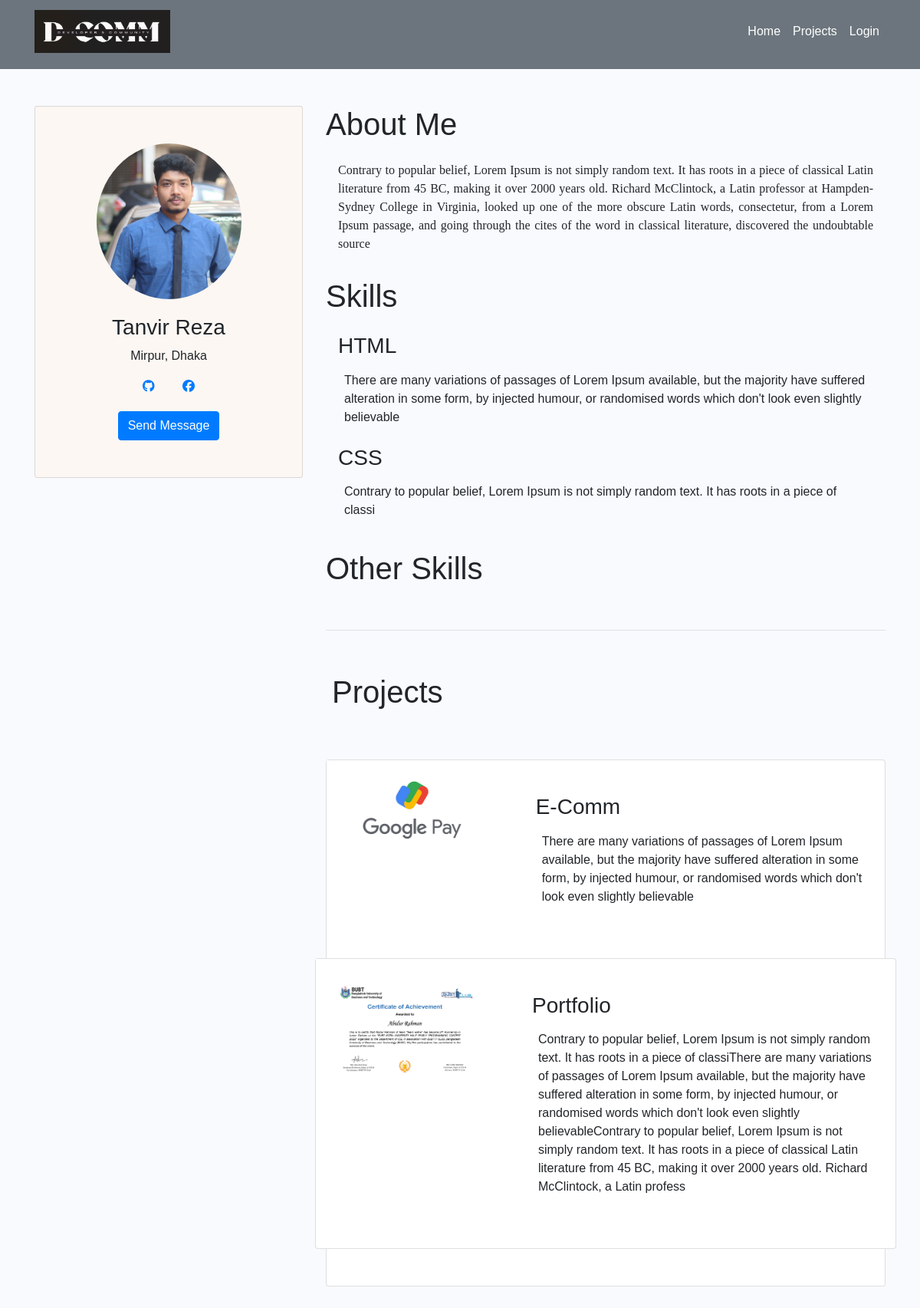
Screenshot of /user-profile/4f23712b-433e-4cdc-8744-0464781271c9 with the database file from the repository.
### users/models.py (models this page shows, shortened)
class Profile(models.Model):
    user = models.OneToOneField(User,on_delete=models.CASCADE,null=True,blank=True)
    username = models.CharField(max_length=200,null=True,blank=True)
    email = models.CharField(max_length=200,null=True,blank=True)
    short_intro = models.CharField(max_length=200,null=True,blank=True)
    location = models.CharField(max_length=200,null=True,blank=True)
    bio = models.TextField(null=True,blank=True)
    first_name = models.CharField(max_length=200,null=True,blank=True)
    last_name = models.CharField(max_length=200,null=True,blank=True)
    occupation = models.CharField(max_length=200,null=True,blank=True)
    phone = models.CharField(max_length=20,null=True,blank=True)
    created = models.DateField(auto_now_add=True)
    id = models.UUIDField(default=uuid.uuid4,unique=True,primary_key=True,editable=False)
    profile_img = models.ImageField(null=True,blank=True,upload_to='profiles/',default='profiles/profile.jpg')
    github_link = models.URLField(max_length=200,blank=True)
    linkedin_link = models.URLField(max_length=200,blank=True)
    facebook_link = models.URLField(max_length=200,blank=True)

class Skill(models.Model):
    owner = models.ForeignKey(Profile,on_delete=models.CASCADE,null=True,blank=True)
    name = models.CharField(max_length=100,null=True,blank=True)
    description = models.TextField(max_length=500,null=True,blank=True)
    created = models.DateField(auto_now_add=True)
    id = models.UUIDField(default=uuid.uuid4,unique=True,primary_key=True,editable=False)

### projects/models.py (models this page shows, shortened)
class Project(models.Model):
    title = models.CharField(max_length=50)
    description = models.TextField(max_length=500)
    demo_link = models.URLField(max_length=200,blank=True)
    project_link = models.URLField(max_length=200,blank=True)
    project_img = models.ImageField(null=True,blank=True,default='default.jpg')
    owner = models.ForeignKey(Profile,on_delete=models.CASCADE,null=True, default=Profile)
    total_vote = models.IntegerField(default=0,null=True,blank=True)
    vote_ration = models.IntegerField(default=0,null=True,blank=True)
    created = models.DateTimeField(auto_now_add=True)
    tag = models.ManyToManyField('Tag',blank=True)
    id = models.UUIDField(primary_key=True, default=uuid.uuid4, editable=False)
    class Meta:
        ordering = ['created']

### users/views.py (the view)
# urls.py: path('user-profile/<str:pk>',userProfile,name='user-profile'),
def userProfile(request,pk):
    profile = Profile.objects.get(id=pk)
    pro = profile.id
    topSkills = profile.skill_set.exclude(description__exact="")
    otherSkills = profile.skill_set.filter(description="")
    projects = profile.project_set.all()
    context = {"user":profile,"topSkills":topSkills,"otherSkills":otherSkills,"projects":projects,"pro":pro}
    return render(request,'users/user-profile.html',context=context)

### users/templates/users/user-profile.html (shortened to what this page needs)
{% extends 'basic.html' %}
 {% block body %}
<div class="container mt-5">
  <div class="row">
     <div class="col-md-4 ">
        <div style="background-color: #fcf7f3 !important" class="card w-100 h-auto align-items-center p-5 bg">
            <img class="card-img-top rounded-circle w-75" src="{{user.profile_img.url}}" alt="Card image cap">
            <div class="card-body text-center">
                <h3 class="name">{{user.first_name}} {{user.last_name}}</h3>
              <p class="card-text">Mirpur, Dhaka</p>
              {% if user.github_link %}
               <a class="p-3" target="_blank" href="{{user.github_link}}"><i class="fa-brands fa-github"></i></a>
              {% endif %}
              {% if user.facebook_link %}
              <a class="p-3" target="_blank" href="{{user.facebook_link}}"><i class="fa-brands fa-facebook"></i></a>
              {% endif %}
            </div>
            <a href="{% url 'sendMessage' pro %}" class="btn btn-primary">Send Message</a>
          </div>
      </div>
    <div class="col-md-8 ps-5">
        <h1>About Me</h1>
     <p style="font-family: cursive !important" class="text-justify p-3">{{user.bio}}</p>
     <div class="d-flex bd-highlight mt-2 p-t2">
        <div class="w-100 bd-highlight "><h1>Skills</h1></div>
      </div>
        <div class="p-3">
            {% for skill in topSkills %}
            <h3>{{skill.name}}</h3>
            <div class="d-flex bd-highlight">
                <div class="p-2 w-100 bd-highlight"><p>{{skill.description}}</p></div>
            </div>
            {% endfor %}
            </div>
        <div class="w-100 bd-highlight "><h1>Other Skills</h1></div>
            <div class="p-3">
            </div>
      <hr>
      <div class="d-flex bd-highlight my-5">
        <div class="p-2 w-100 bd-highlight"><h1>Projects</h1></div>
      </div>
      {% for project in projects %}
      <div class="card mb-5">
        <div class="row g-0">
            <div class="col-md-4">
                <img src="{{project.project_img.url}}" class="img-fluid rounded-start" >
            </div>
            <div class="col-md-8">
                <div class="card-body">
                    <div class="my-4">
                        <div>
                           <h3>{{project.title}}</h3>
                            <div class="d-flex bd-highlight">
                                <div class="p-2 w-100 bd-highlight"><p>
                                  {{project.description}}
                                </p>
                              </div>
                        </div>
                      </div>
                    </div>
        </div>
      </div>
      {% endfor %}
        </div>
        </div>
       </div>
        </div>
    </div>
{% endblock body %}

### static/styles/style.css (style rules this page uses)
body { font-family: inherit !important; }
a:link { text-decoration: none !important; }

### rows the page displays
Profile: profile_img (picture), first_name "Tanvir", last_name "Reza", bio "Contrary to popular belief, Lorem Ipsum is not simply random text. It has roots in a piece of classical Latin literature from 45 BC, making it over 2000 years old. Richard McClintock, a Latin professor at Hampden-Sydney College in Virginia, looked up one of the more obscure Latin words, consectetur, from a Lorem Ipsum passage, and going through the cites of the word in classical literature, discovered the undoubtable source"
Skill: name "HTML", description "There are many variations of passages of Lorem Ipsum available, but the majority have suffered alteration in some form, by injected humour, or randomised words which don't look even slightly believable"
Skill: name "CSS", description "Contrary to popular belief, Lorem Ipsum is not simply random text. It has roots in a piece of classi"
Project: project_img (picture), title "E-Comm", description "There are many variations of passages of Lorem Ipsum available, but the majority have suffered alteration in some form, by injected humour, or randomised words which don't look even slightly believable"
Project: project_img (picture), title "Portfolio", description "Contrary to popular belief, Lorem Ipsum is not simply random text. It has roots in a piece of classiThere are many variations of passages of Lorem Ipsum available, but the majority have suffered alteration in some form, by injected humour, or randomised words which don't look even slightly believableContrary to popular belief, Lorem Ipsum is not simply random text. It has roots in a piece of classical Latin literature from 45 BC, making it over 2000 years old. Richard McClintock, a Latin profess"
